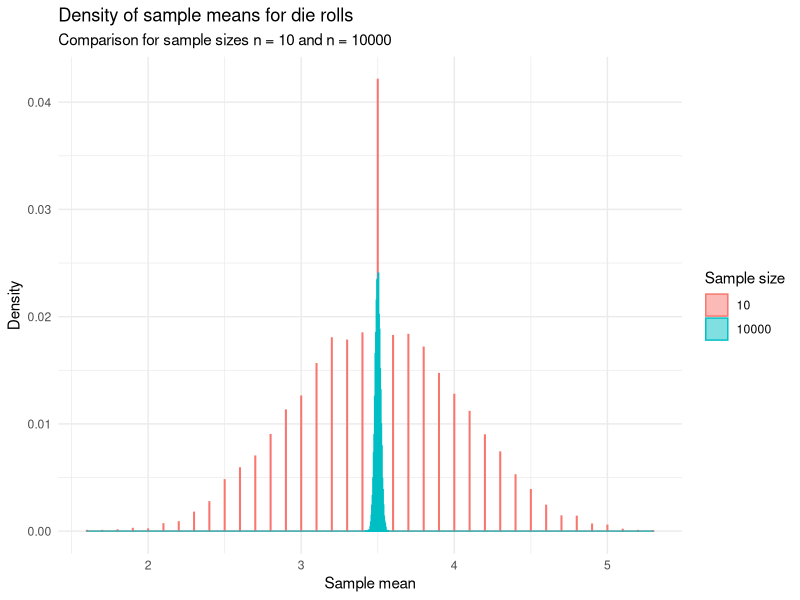

Recreate this plot in R.
# Session 3 - Solutions (R script)
# September 2025
# Set seed for reproducibility where relevant
set.seed(12345)

### Exercise 1
# Create a vector of natural integers from 1 to 100 (ascending)
vec1 <- 1:100
vec1

### Exercise 2
# Vector with 100 repetitions of numbers 1 to 10, then 20 repetitions of 1
part1 <- rep(1:10, times = 100)   # length = 1000
part2 <- rep(1, times = 20)
vec2 <- c(part1, part2)
length(vec2)  # 1020
vec2
head(vec2); tail(vec2)

### Exercise 3
# Create vector 1..100 and compute sum, verify formula sum_{k=1}^n k = n(n+1)/2
n <- 100
v <- 1:n
sum_v <- sum(v)
formula <- n * (n + 1) / 2
sum_v; formula
all.equal(sum_v, formula)

### Exercise 4
# Vector 1..100 in descending order
vec_desc <- 100:1
vec_desc

### Exercise 5
# From ascending vector produce descending vector (two ways)
asc <- 1:100
desc1 <- rev(asc)
desc2 <- 100:1
all.equal(desc1, desc2)  # TRUE

### Exercise 6
# First 100 elements of u_{n+1} = 0.3 u_n + 5, with u1 = 3
u <- numeric(100)
u[1] <- 3
for (i in 2:100) {
  u[i] <- 0.3 * u[i-1] + 5
}
# Check all elements < 8
all_less_than_8 <- all(u < 8)
all_less_than_8
# Show first few
head(u, 10)

### Exercise 7
# Fibonacci sequence: u0 = 0, u1 = 1, u_{n+2} = u_n + u_{n+1}
# Construct vector with first 50 elements (we interpret "first 50 elements" as u0..u49)
fib <- numeric(50)
fib[1] <- 0  # u0
fib[2] <- 1  # u1
for (i in 3:50) {
  fib[i] <- fib[i-2] + fib[i-1]  # since R indexing: fib[3] = u2 = u0 + u1
}
fib

### Exercise 8
# Simulate 100 rolls of a fair six-sided die; compute empirical mean and sd
rolls <- sample(1:6, size = 100, replace = TRUE)
mean_rolls <- mean(rolls)
sd_rolls <- sd(rolls)
mean_rolls; sd_rolls

### Exercise 9
# Create a list with three elements: vector 1:10, string "Hello R", and TRUE
my_list <- list(vecteur = 1:10, chaine = "Hello R", booleen = TRUE)
my_list
# Access by name
my_list$vecteur
my_list$chaine
my_list$booleen

### Exercise 10
# Create a list with numeric vector c(2,4,6,8) and character vector c("a","b","c")
list2 <- list(num = c(2, 4, 6, 8), chars = c("a", "b", "c"))
# Access first element of the list
list2[[1]]         # numeric vector
# Access second element of the list
list2[[2]]         # character vector
# Access second element of the character vector
list2[[2]][2]      # "b"

### Exercise 11
# Create a list containing three numeric vectors of different lengths and compute their lengths
list3 <- list(a = 1:5, b = rnorm(10), c = c(10, 20, 30))
lapply(X = list3, FUN = length)

### Exercise 12
# Create a list with vector 1:5 and a vector of their squares
lst_num_sq <- list(nombre = 1:5, carre = (1:5)^2)

### Additional helpful utility: Exercise "sum of digits" (was in earlier)
# Function: sum of digits of a positive integer
sum_digits <- function(n) {
  if (!is.numeric(n) || n < 0 || n != floor(n)) stop("n must be a non-negative integer")
  digits <- as.integer(strsplit(as.character(abs(n)), "")[[1]])
  sum(digits)
}
# Examples
sum_digits(12345)  # 15
sum_digits(0)      # 0

###############################################################################
# Problem (simulation + interpretation)
###############################################################################

# Problem: Simulate repeated experiments of rolling a fair six-sided die

### Part 1: Create lists of simulations
# List A: 10,000 vectors of 10 rolls each -- feasible
n_sims <- 10000
n_rolls_small <- 10
list_small <- replicate(n_sims, sample(1:6, n_rolls_small, replace = TRUE), simplify = FALSE)
# Check: list_small is a list of length 10000, each element length 10
length(list_small)
length(list_small[[1]])

# List B: 10,000 vectors of 10,000 rolls each 
# Creating such a list will likely exhaust RAM on most machines. 
# Instead, we'll *not* store all vectors; we will compute the mean & sd for each simulation on the fly.
n_rolls_large <- 10000

# Naive approach (commented out) - DO NOT RUN unless you have enormous RAM:
 list_large_naive <- replicate(n_sims, sample(1:6, n_rolls_large, replace = TRUE), simplify = FALSE)

# Memory-efficient approach: compute mean & sd per simulation without storing the full vectors.
# Part 2: Function that takes a numeric vector and returns a list with "mean" and "standard-deviation"
stats_list_function <- function(x) {
  if (!is.numeric(x)) stop("x must be numeric")
  list(mean = mean(x), std = sd(x))
}
# Test
stats_list_function(1:6)

# Part 3: Apply the function to each simulation and collect results

# For the small simulations, we can apply to list_small directly
results_small <- lapply(list_small, stats_list_function)
# Extract means and sds as numeric vectors
means_small <- unlist(lapply(X = results_small, FUN = function(x) x$mean))
std_small <- unlist(lapply(X = results_small, FUN = function(x) x$std))

# For the large simulations, do not create the giant list; instead simulate each sample, compute and store stats
results_large <-
  lapply(X = 1:n_sims,
         FUN = function(x) stats_list_function(sample(1:6, n_rolls_large, replace = TRUE)))
# Extract means and sds as numeric vectors
means_large <- unlist(lapply(X = results_large, FUN = function(x) x$mean))
std_large <- unlist(lapply(X = results_large, FUN = function(x) x$std))


# Part 4: We already have the means vectors: means_small and means_large

# Quick summaries
summary(means_small)
summary(means_large)

# Part 5: Plot densities with ggplot2 to illustrate CLT / convergence of sample mean
# Install ggplot2 if needed
library(ggplot2)

df_plot <- data.frame(
  mean = c(means_small, means_large),
  sample_size = factor(rep(c(n_rolls_small, n_rolls_large), each = n_sims))
)

p <- ggplot(df_plot, aes(x = mean, color = sample_size, fill = sample_size)) +
  geom_histogram(alpha=0.5,
                 bins=1000,
                 aes(y=0.001*..density..)) +
  labs(title = "Density of sample means for die rolls",
       subtitle = paste0("Comparison for sample sizes n = ", n_rolls_small, " and n = ", n_rolls_large),
       x = "Sample mean", y = "Density", color = "Sample size", fill = "Sample size") +
  theme_minimal()
print(p)

# Save plot (optional)
# ggsave("density_sample_means.png", plot = p, width = 8, height = 5, dpi = 300)

###############################################################################
# End of script
###############################################################################

# Note on memory: creating a list of 10,000 vectors each of length 10,000 would allocate
# 100 million integers; at 8 bytes per number in R (numeric), that's ~800 MB if stored as integers? 
# Actually R's numeric uses 8 bytes -> ~800 MB, plus list overhead makes it larger.
# Many systems will struggle with that. That's why the script computes stats on the fly instead.
